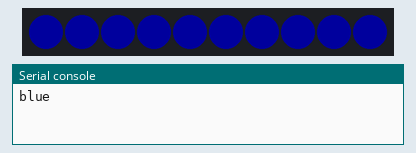
Simulated run of this program. Board: Raspberry Pi Pico running MicroPython. Shown: 10 RGB LEDs in strip order, left to right, the last lines printed to the serial console. Dim RGB values are drawn brighter than linear. At 7.9 s the program stops and its outputs stay as they are.

Above: at 0.46 s.
At 2.31 s:
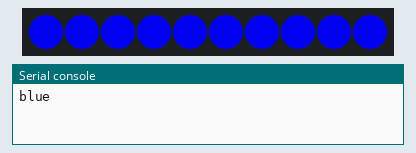
At 2.92 s:
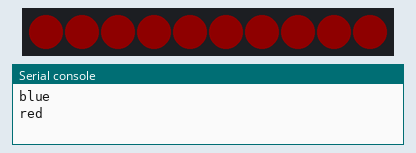
At 4.16 s:
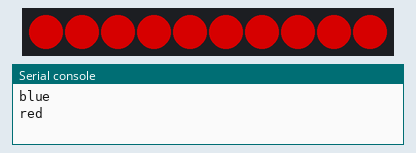
At 6.0 s:
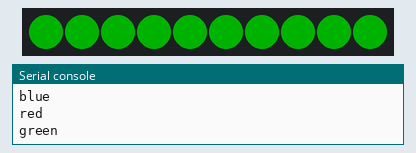
At 7.9 s:
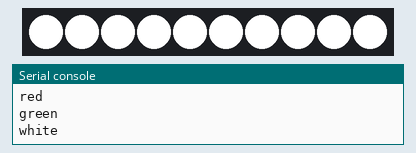

The program:

neopixel_PIO.py
```python
import array, utime
from machine import Pin
import rp2
from rp2 import PIO, StateMachine, asm_pio

# Configure the number of WS2812 LEDs.
NUM_LEDS = 10


# There are two stages for data coming in to the state machine. The first is a bit of memory
# called a First In, First Out (or FIFO). This is where our main Python program sends data to. The
# second is the Output Shift Register (OSR). This is where the out() instruction fetches data from.
# The two are linked by pull instructions which take data from the FIFO and put it in the OSR.
# However, since our program is set up with autopull enabled with a threshold of 24, each time
# we’ve read 24 bits from the OSR, it will be reloaded from the FIFO.
# The instruction out(x,1) takes one bit of data from the OSR and places it in a variable called
# x (there are only two available variables in PIO: x and y).
# The jmp instruction tells the code to move directly to a particular label, but it can have a
# condition. The instruction jmp(not_x, "do_zero") tells the code to move to do_zero if the
# value of x is 0 (or, in logical terms, if not_x is true, and not_x is the opposite of x – in PIO-level
# speak, 0 is false and any other number is true).
# There’s a bit of jmp spaghetti that is mostly there to ensure that the timings are consistent
# because the loop has to take exactly the same number of cycles every iteration to keep the
# timing of the protocol in line.
# The one aspect we’ve been ignoring here is the .side() bits. These are similar to set() but
# they take place at the same time as another instruction. This means that out(x,1) takes place
# as .side(0) is setting the value of the sideset pin to 0.
@asm_pio(sideset_init=PIO.OUT_LOW, out_shiftdir=PIO.SHIFT_LEFT, autopull=True, pull_thresh=24)
def ws2812():
    T1 = 2
    T2 = 5
    T3 = 3
    label("bitloop")
    out(x, 1).side(0)[T3 - 1]
    jmp(not_x, "do_zero").side(1)[T1 - 1]
    jmp("bitloop").side(1)[T2 - 1]
    label("do_zero")
    nop().side(0)[T2 - 1]


# Create the StateMachine with the ws2812 program, outputting on Pin(0).
sm = StateMachine(0, ws2812, freq=8000000, sideset_base=Pin(0))
# Start the StateMachine, it will wait for data on its FIFO.
sm.active(1)

# -------------------------------------------------------------------------------------------------------------------- #
# Display a pattern on the LEDs via an array of LED RGB values.

# Here we keep track of an array called ar that holds the data we want our LEDs to have.
# Each number in the array contains the data for all three colours on a single light.
# The format is a little strange as it’s in binary. One thing about working with PIO is that
# you often need to work with individual bits of data. Each bit of data is a 1 or 0,
# and numbers can be built up in this way, so the number 2 in base 10 (as we call
# normal numbers) is 10 in binary. 3 in base 10 is 11 in binary. The largest number in eight bits of
# binary is 11111111, or 255 in base 10.

# To make matters a little more confusing, we’re actually storing three numbers in a single
# number. This is because in MicroPython, whole numbers are stored in 32 bits, but we only need
# eight bits for each number. There’s a little free space at the end as we really only need 24 bits,
# but that’s OK.

ar = array.array("I", [0 for _ in range(NUM_LEDS)])

# This creates an array which has I as the first value, and then a 0 for every LED. The reason
# there’s an I at the start is that it tells MicroPython that we’re using a series of 32-bit values.
# However, we only want 24 bits of this sent to the PIO for each value, so we tell the put command
# to remove eight bits with: 'sm.put(ar, 8)'

print("blue")
for j in range(0, 255):
    for i in range(NUM_LEDS):
        ar[i] = j
    sm.put(ar, 8)
    utime.sleep_ms(10)

print("red")
for j in range(0, 255):
    for i in range(NUM_LEDS):
        ar[i] = j << 8
    sm.put(ar, 8)
    utime.sleep_ms(10)

print("green")
for j in range(0, 255):
    for i in range(NUM_LEDS):
        ar[i] = j << 16
    sm.put(ar, 8)
    utime.sleep_ms(10)

print("white")
for j in range(0, 255):
    for i in range(NUM_LEDS):
        ar[i] = (j << 16) + (j << 8) + j
sm.put(ar, 8)
utime.sleep_ms(10)
```
